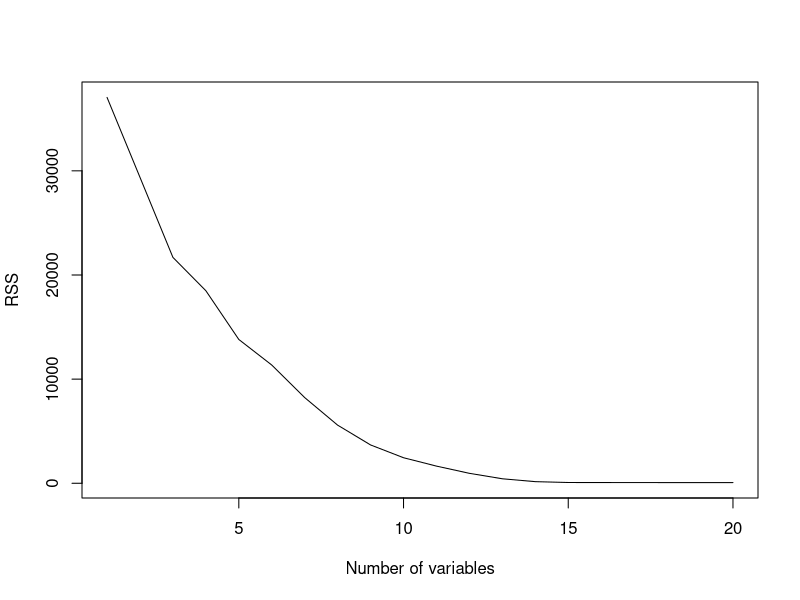
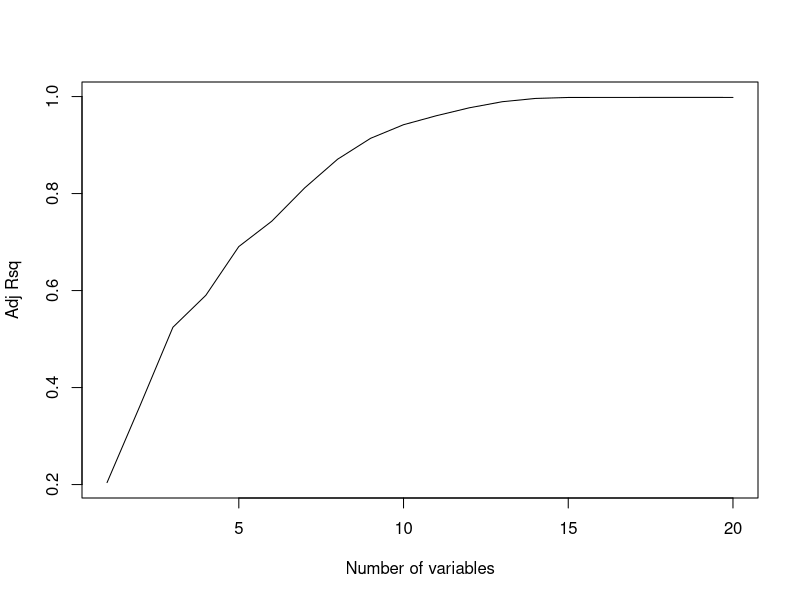

Write the R code that produced these figures, in order. (Note: this script raises an error after producing the figures.)
library(leaps)

set.seed(1)
eps = rnorm(1000)
coefs = matrix(rnorm(20000), ncol = 20)
beta = sample(1:10, size = 20, replace = T)

beta[c(2,4,7,10,13)] = 0

Y = coefs %*% beta + eps



train = sample(1:1000, size = 100)

test = -train

x_train = coefs[train,]
x_test = coefs[test,]
y_train = Y[train]
y_test = Y[test]
train_data = data.frame(x_train = x_train, y_train = y_train)
test_data = data.frame(x_test = x_test, y_test = y_test)
colnames(test_data) = colnames(train_data)

regfit.full = regsubsets(y_train~., data = data.frame(x_train = x_train, y_train = y_train), nvmax = 20)

reg.sum = summary(regfit.full)



summary(regfit.full)$rsq

plot(reg.sum$rss, xlab = "Number of variables", ylab = "RSS", type = "l")

plot(reg.sum$adjr2, xlab = "Number of variables", ylab = "Adj Rsq", type = "l")

which.max(reg.sum$adjr2)


predict.regsubsets = function(object , newdata ,id , ...) {
  
  form = as.formula(object$call[[2]])
  
  mat = model.matrix(form, newdata)
  
  coefi = coef(object, id = id)
  
  xvars = names(coefi)
  
  mat[, xvars]%*%coefi
  
}

errors = rep(NA, 20)

for(i in 1:20){
  
  y_pred = predict(regfit.full, newdata = train_data, id=i)
  
  errors[i] = mean((y_pred-y_train)^2)
}


plot(1:20, errors, type = 'l', xlab = "Predictors", ylab = "MSE")

which.min(errors)




test_errors = rep(NA, 20)

for(i in 1:20){
  
  y_pred = predict(regfit.full, newdata = test_data, id=i)
  
  test_errors[i] = mean((y_pred-y_test)^2)
}


plot(1:20, test_errors, type = 'l', xlab = "Predictors", ylab = "Test MSE")

which.min(errors)

coef(regfit.full, id=20)

beta

# Pretty Close. All the coefficients.

beta_error = rep(NA, 20)

for(i in 1:20){
  
  coefs = coef(regfit.full, id = i)[-1]
  
  beta_c = beta[1:i]
  
  beta_error[i] = sqrt(sum((beta_c - coefs)^2))
  
}

plot(1:20, beta_error, type = 'b', xlab = "Predictors", ylab = "Coefficient Errors")
